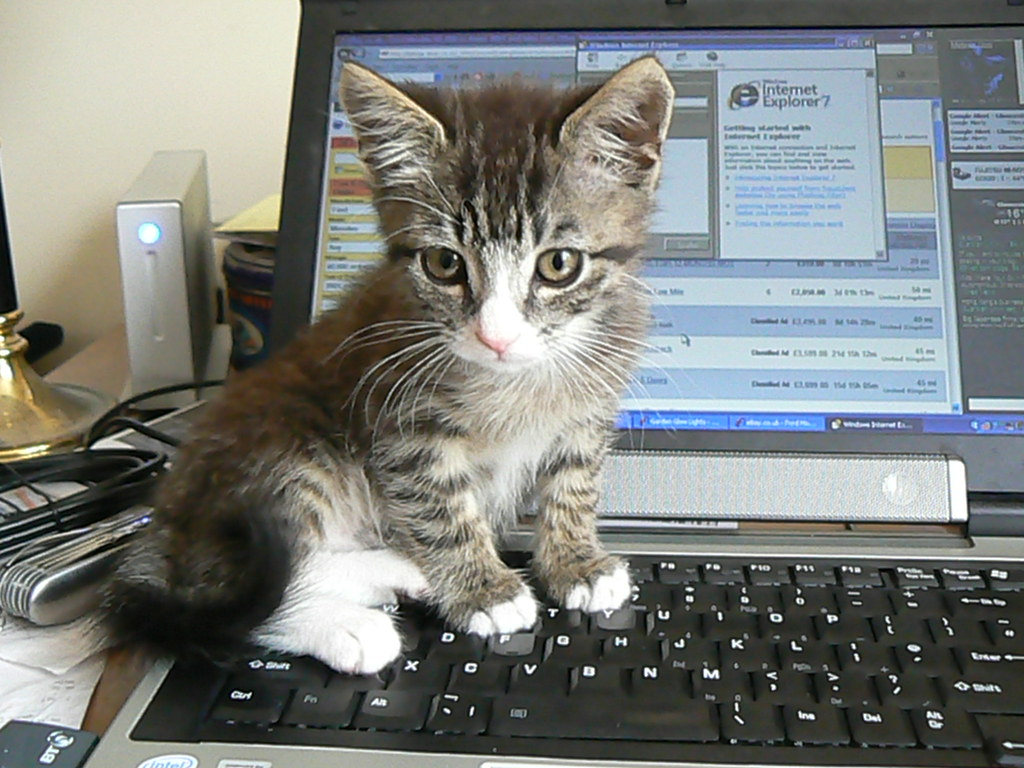
#> input picture 알짜배기 예제로 배우는 OpenCV/Chapter_2/cat on laptop.jpg, 1024 x 768 px
$ python code_3-6.py
#> lines starting #> are read from the running program, lines starting #| are printed output that depends on the picture; after the words box and inside, x2 and y2 are one past the last pixel; in counts of white or black regions, pixels touching at a corner belong together
import cv2 as cv

img_gray = cv.imread("cat on laptop.jpg", cv.IMREAD_GRAYSCALE)
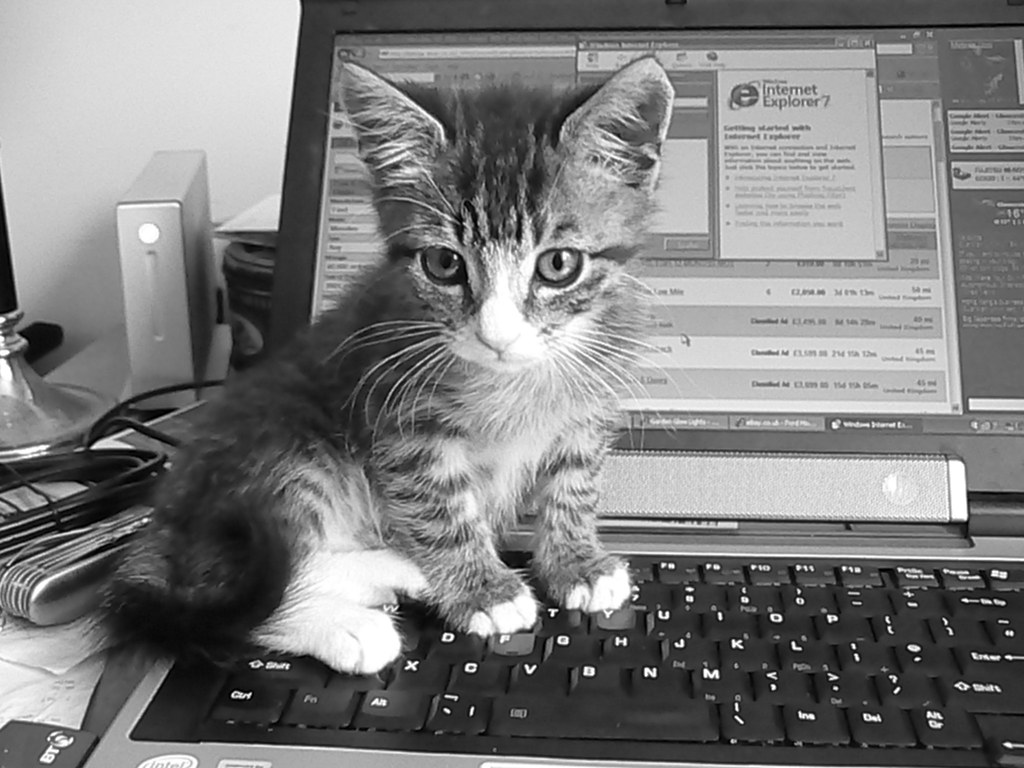
#> img_gray: shape (768, 1024); min 0, max 255, mean 125.1

# copy 메소드를 사용하여 img_color의 이미지 데이터를 복사합니다.
img_copyed1 = img_gray.copy()

# copy 메소드를 사용했기 때문에 img_color와 img_copyed1에 대한
# id 리턴값이 다릅니다. 별개의 객체라는 의미입니다.
print(id(img_gray), id(img_copyed1))
#| 140393371203024 140393716883184

cv.line(img_gray, (0,0), (100,100), 0, 10)
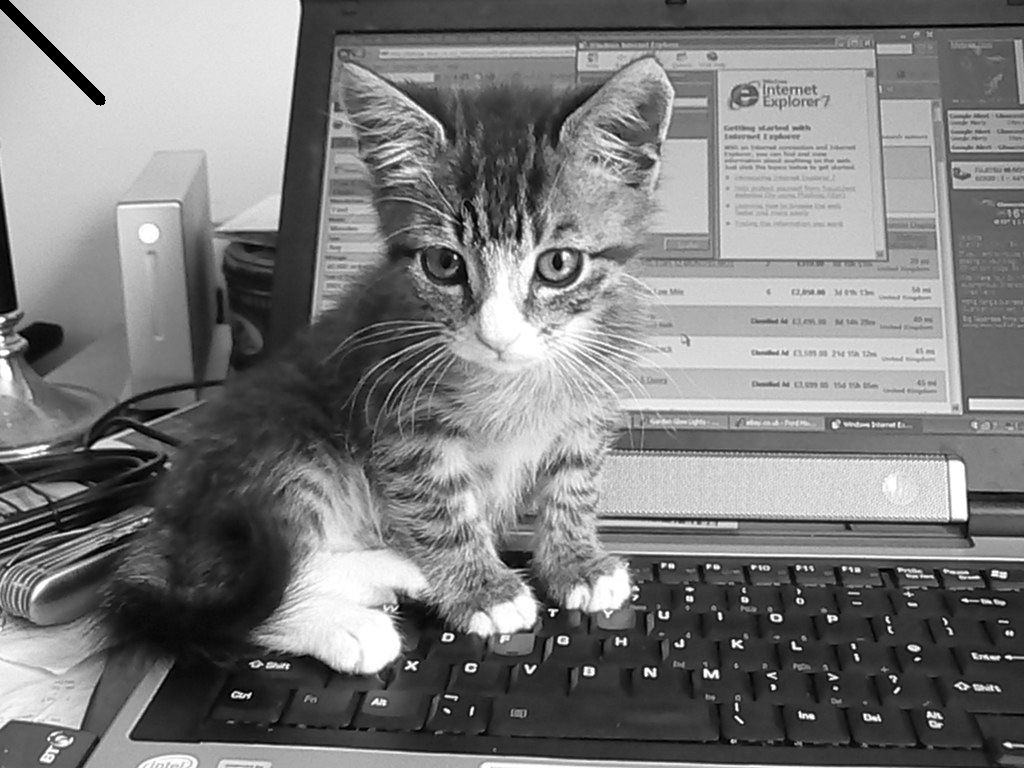
#> img_gray: shape (768, 1024); 0.22% of pixels changed, all inside (x1, y1, x2, y2) = (0, 0, 106, 106)

ret, img_gray = cv.threshold(img_gray, 127, 255, cv.THRESH_BINARY)
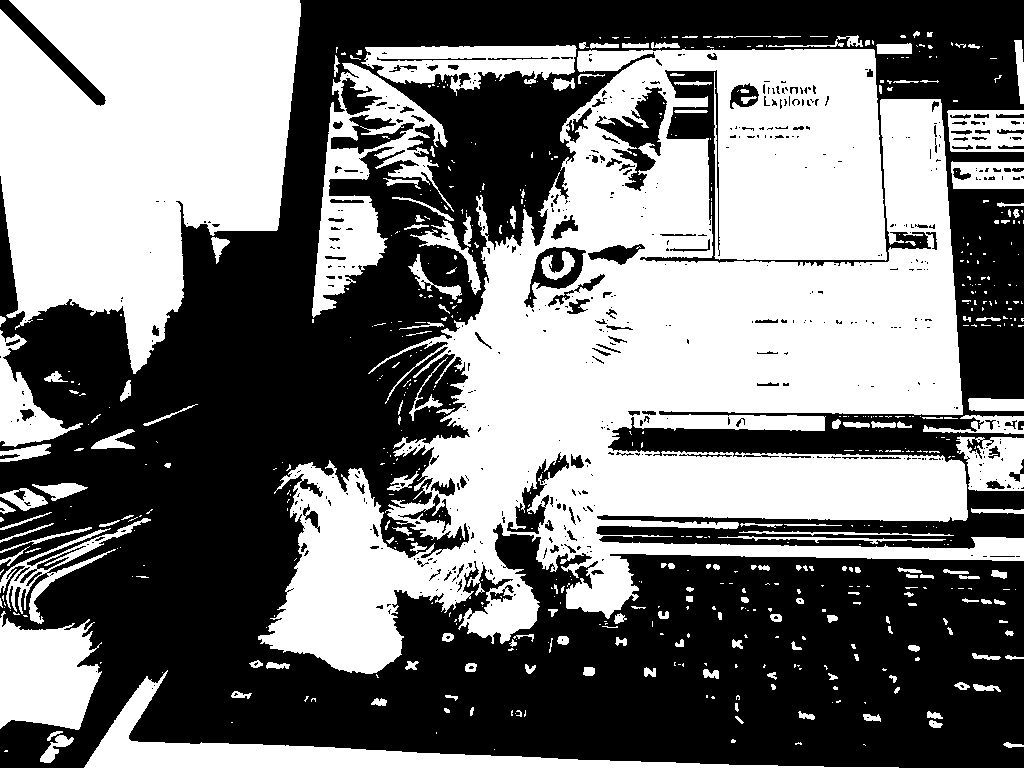
#> img_gray: shape (768, 1024); 47.6% white; 626 white regions (441 under 20 px), largest, box (x1, y1, x2, y2) and area: (258, 49, 1024, 674) 222480, (0, 0, 301, 374) 80082, (84, 670, 899, 768) 12009

print(id(img_gray), id(img_copyed1))
#| 140393371203600 140393716883184

cv.imshow("img_gray", img_gray)
cv.imshow("img_copyed1", img_copyed1)

cv.waitKey(0)
